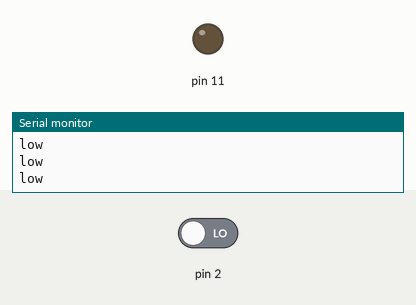
Recording of a sketch running on a simulated Arduino Uno, built with avr-gcc and run on an emulated ATmega328P. On the bench: output pins drawn as LEDs (lit = HIGH), the last lines printed to the serial monitor. Inputs (shaded band) come from the test bench; at power-on: pin 2 LOW.

Above: at 1.4 s.
1.5 s: pin 2 driven HIGH
At 1.8 s:
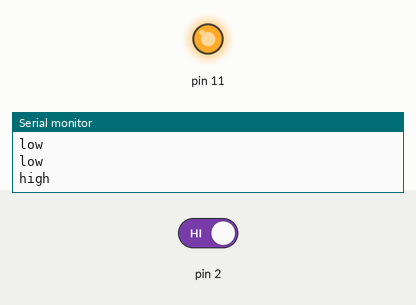
3.0 s: pin 2 driven LOW
At 4.1 s:
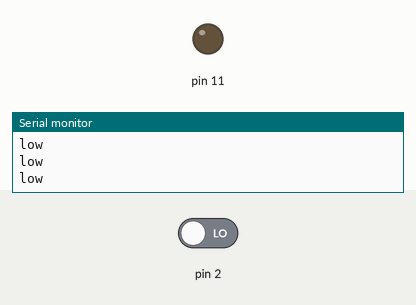
Timing chart, 0 to 6.0 s (numbered marks = the images above; inputs shaded):
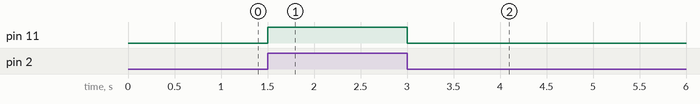

Measured:
- after the input at 1.5 s, pin 11: LOW → HIGH at once
- after the input at 3.0 s, pin 11: HIGH → LOW at once

The sketch:

button.ino
```cpp
int buttonState = 0;

void setup() {
  // put your setup code here, to run once:
  pinMode(2, INPUT);
  pinMode(11, OUTPUT);
  Serial.begin(9600);
}

void loop() {
  // put your main code here, to run repeatedly:
  buttonState = digitalRead(2);
  if (buttonState == HIGH) {
    Serial.println("high");
    digitalWrite(11, HIGH);
  } else {
    Serial.println("low");
    digitalWrite(11, LOW);
  }
  delay(300);
}
```

sos.ino
```cpp

```
